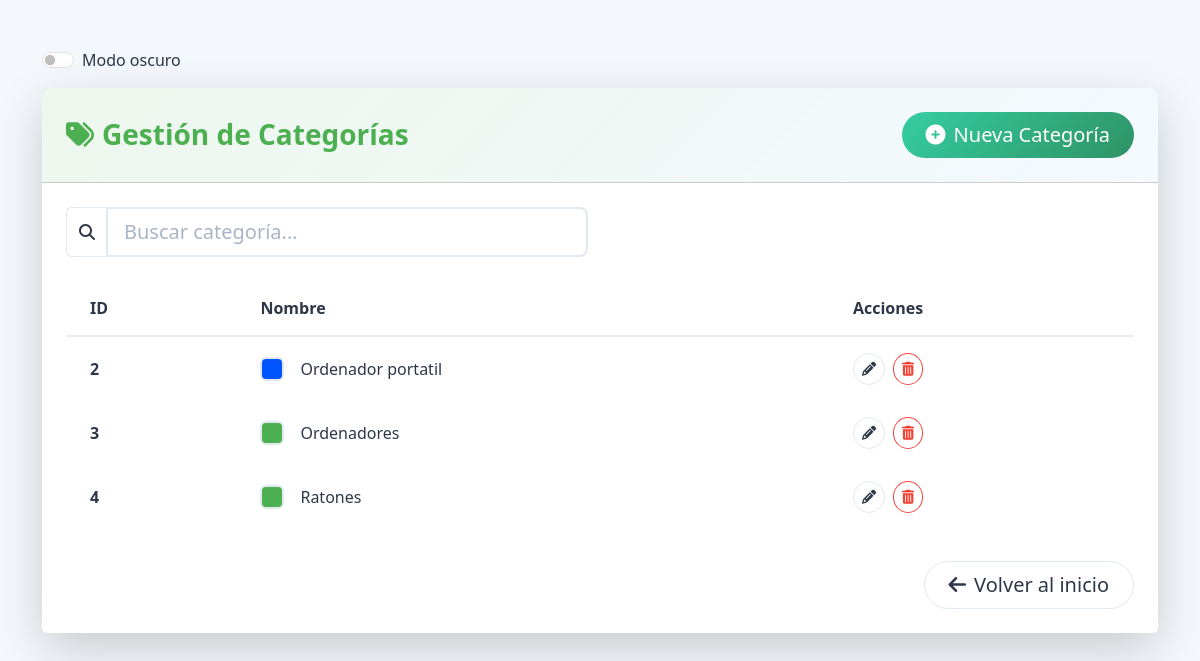
Page /categorias/ (signed in) on the committed database.
### control/models.py (models this page shows, shortened)
class Categoria(models.Model):
    nombre = models.CharField(max_length=100, unique=True)  # Nombre único de la categoría.
    descripcion = models.TextField(blank=True)  # Descripción opcional.
    total_stock = models.IntegerField(default=0)  # Acumulado de stock de todos los productos de esta categoría.
    color = models.CharField(max_length=7, default='#4e73df')  # Color en formato HEX, útil para gráficos.
    class Meta:
        verbose_name = 'Categoría'
        verbose_name_plural = 'Categorías'
        ordering = ['nombre']  # Orden alfabético.

### control/views.py (the view)
# urls.py: path('categorias/', views.CategoriaListView.as_view(), name='categoria_list'),
class CategoriaListView(LoginRequiredMixin, PermissionRequiredMixin, ListView):
    def dispatch(self, request, *args, **kwargs):
        if request.user.rol not in ['admin', 'gestor']:
            return render(request, 'stock/403.html',
                          {'message': "No tienes permisos para acceder a esta página."},
                          status=403)
        return super().dispatch(request, *args, **kwargs)
    permission_required = 'control.view_categoria'
    model = Categoria
    template_name = 'stock/categoria_list.html'  # Plantilla para mostrar la lista de categorías.
    context_object_name = 'categorias'  # Nombre de la variable de las categorías en el contexto.

### control/templates/stock/categoria_list.html (shortened to what this page needs)
{% block content %}
    <link href="https://cdn.jsdelivr.net/npm/bootstrap@5.3.3/dist/css/bootstrap.min.css" rel="stylesheet">
    <link rel="stylesheet" href="https://cdnjs.cloudflare.com/ajax/libs/font-awesome/6.4.0/css/all.min.css">
    <div class="container py-5">
        <div class="form-check form-switch ms-auto mb-3">
            <input class="form-check-input" type="checkbox" id="darkModeToggle">
            <label class="form-check-label" for="darkModeToggle">Modo oscuro</label>
        </div>
        <div class="card shadow-lg border-0 rounded-3">
            <div class="card-header bg-primary-gradient p-4">
                <div class="d-flex justify-content-between align-items-center">
                    <h2 class="h3 mb-0 fw-bold" style="color: var(--primary-color);">
                        <i class="fas fa-tags me-2"></i>Gestión de Categorías
                    </h2>
                    <a href="{% url 'stock:categoria_create' %}"
                       class="btn btn-success btn-lg rounded-pill px-4 py-2">
                        <i class="fas fa-plus-circle me-2"></i>Nueva Categoría
                    </a>
                </div>
            </div>
            <div class="card-body p-4">
                <div class="row mb-4">
                    <div class="col-md-6">
                        <div class="input-group">
                        <span class="input-group-text bg-transparent border-end-0">
                            <i class="fas fa-search" style="color: var(--text-color);"></i>
                        </span>
                            <input type="text"
                                   class="form-control form-control-lg border-start-0"
                                   placeholder="Buscar categoría..."
                                   id="searchInput">
                        </div>
                    </div>
                </div>
                <div class="table-responsive">
                    <table class="table table-hover align-middle table-borderless">
                        <thead class="table-light">
                        <tr>
                            <th class="py-3 px-4 rounded-start">ID</th>
                            <th class="py-3 px-4">Nombre</th>
                            <th class="py-3 px-4 rounded-end">Acciones</th>
                        </tr>
                        </thead>
                        <tbody>
                        {% for categoria in categorias %}
                            <tr class="position-relative hover-shadow">
                                <td class="px-4 fw-semibold">{{ categoria.id }}</td>
                                <td class="px-4">
                                    <div class="d-flex align-items-center">
                                    <span class="color-indicator me-3"
                                          style="background-color: {{ categoria.color }}"></span>
                                        {{ categoria.nombre }}
                                    </div>
                                </td>
                                <td class="px-4">
                                    <div class="d-flex gap-2">
                                        <a href="{% url 'stock:categoria_edit' categoria.pk %}"
                                           class="btn btn-sm btn-outline-primary rounded-circle p-2">
                                            <i class="fas fa-pencil-alt"></i>
                                        </a>
                                        <a href="{% url 'stock:categoria_delete' categoria.pk %}"
                                           class="btn btn-sm btn-outline-danger rounded-circle p-2">
                                            <i class="fas fa-trash-alt"></i>
                                        </a>
                                    </div>
                                </td>
                            </tr>
                        {% endfor %}
                        </tbody>
                    </table>
                </div>
            </div>
            <div class="card-footer border-0 px-4 pb-4" style="background-color: var(--card-bg);">
                <div class="text-end">
                    <a href="{% url 'stock:dashboard' %}"
                       class="btn btn-outline-primary btn-lg rounded-pill px-4 py-2">
                        <i class="fas fa-arrow-left me-2"></i>Volver al inicio
                    </a>
                </div>
            </div>
        </div>
    </div>
{% endblock %}

### control/templates/stock/categoria_list.html (style rules this page uses)
.card { background-color: var(--card-bg); border: 1px solid var(--shadow-color); box-shadow: 0 4px 6px -1px var(--shadow-color); transition: background-color 0.3s; }
.form-control { background-color: var(--input-bg) !important; color: var(--text-color) !important; border: 2px solid var(--input-border) !important; transition: all 0.3s ease; }
.form-control::placeholder { color: var(--placeholder-color) !important; opacity: 0.8; }
.btn-outline-danger { border-color: var(--danger-color); color: var(--danger-color); }
.table-light { background-color: var(--hover-bg) !important; color: var(--text-color) !important; }
.bg-primary-gradient { background: linear-gradient(135deg, rgba(76, 175, 80, 0.1) 0%, rgba(33, 150, 243, 0.05) 100%) !important; }
.form-control, .form-select { background-color: var(--card-bg); color: var(--text-color); border-color: var(--input-border); }
.input-group-text { background-color: var(--card-bg); border-color: var(--input-border); color: var(--text-color); }
.btn-success { background: linear-gradient(135deg, rgba(32, 201, 151, 0.9), rgba(25, 135, 84, 0.9)); border: none; }
.btn-outline-primary { border-color: var(--input-border); color: var(--text-color); }
.color-indicator { border-color: var(--input-border) !important; }
.table { --bs-table-color: var(--text-color); --bs-table-bg: transparent; --bs-table-border-color: var(--table-border); margin-bottom: 0; }
.table-light { --bs-table-bg: var(--table-header-bg); --bs-table-color: var(--text-color); border-bottom: 2px solid var(--table-border) !important; }
.table-borderless thead th { border-bottom: 2px solid var(--table-border) !important; }
.color-indicator { width: 24px; height: 24px; border-radius: 6px; border: 2px solid var(--input-border); transition: all 0.2s ease; }
.table td, .table th { vertical-align: middle; padding: 1rem; background-color: var(--card-bg); }
.btn-outline-primary { --bs-btn-color: var(--primary-color); --bs-btn-border-color: var(--primary-color); --bs-btn-hover-bg: var(--primary-color); --bs-btn-hover-border-color: var(--primary-color); --bs-btn-active-bg: var(--primary-color); }
.btn-outline-danger { --bs-btn-color: var(--danger-color); --bs-btn-border-color: var(--danger-color); --bs-btn-hover-bg: var(--danger-color); --bs-btn-hover-border-color: var(--danger-color); --bs-btn-active-bg: var(--danger-color); }
.rounded-start { border-radius: 12px 0 0 12px !important; }
.rounded-end { border-radius: 0 12px 12px 0 !important; }

### rows in the picture
Categoria: id "2", nombre "Ordenador portatil"
Categoria: id "3", nombre "Ordenadores"
Categoria: id "4", nombre "Ratones"
